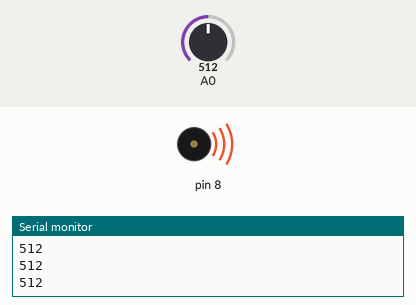
The sketch below on a simulated Arduino Uno, built with avr-gcc and run on an emulated ATmega328P. Parts: buzzer (waves = sounding), the last lines printed to the serial monitor. The test bench sets the inputs (shaded band); at power-on: A0 = 512.

Above: at 1.2 s.
1.3 s: A0 set to 484
At 2.1 s:
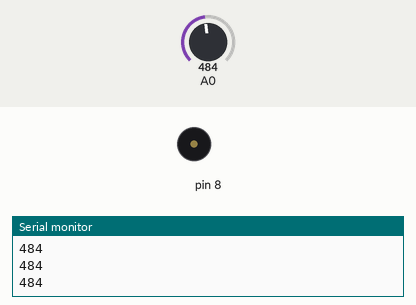
2.8 s: A0 set to 510
At 3.3 s:
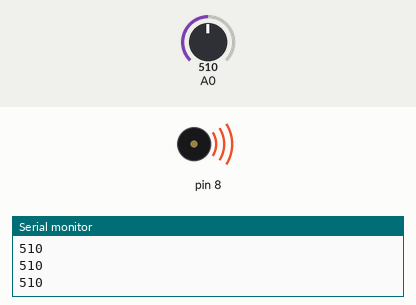
4.3 s: A0 set to 490
At 5.6 s:
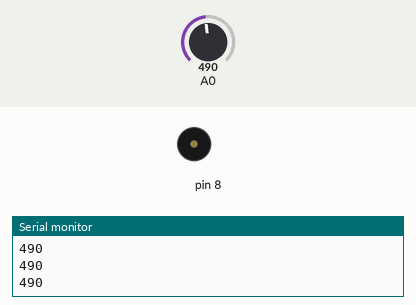
Timing chart, 0 to 7.3 s (numbered marks = the images above; inputs shaded):
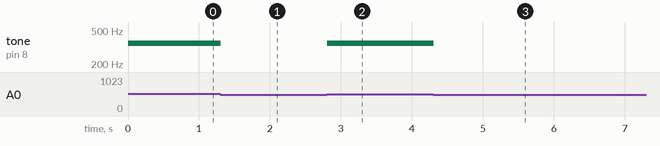

The sketch:

Keyboard_Instrument.ino
```cpp
int notes[] = {262, 294, 330, 349};

void setup() {
  Serial.begin(9600);
}

void loop() {
  int keyVal = analogRead(A0);
  Serial.println(keyVal);

  if (keyVal > 1020) {
    tone(8, notes[0]);
  }else if (keyVal > 1000 && keyVal <= 1010) {
    tone(8, notes[1]);
  }else if (keyVal > 950 && keyVal <= 990) {
    tone(8, notes[2]);
  }else if (keyVal > 500 && keyVal <= 550) {
    tone(8, notes[3]);
  }else {
    noTone(8);
  }
}

// ChatGPT for help with debugging
```

Measured:
- the behaviour switches between 501 and 500 on A0 (found by bisection; images 0 and 1)
- after the input at 1.3 s, tone on pin 8: 349 Hz → silent at once
- after the input at 2.8 s, tone on pin 8: silent → 349 Hz at once
- after the input at 4.3 s, tone on pin 8: 349 Hz → silent at once
